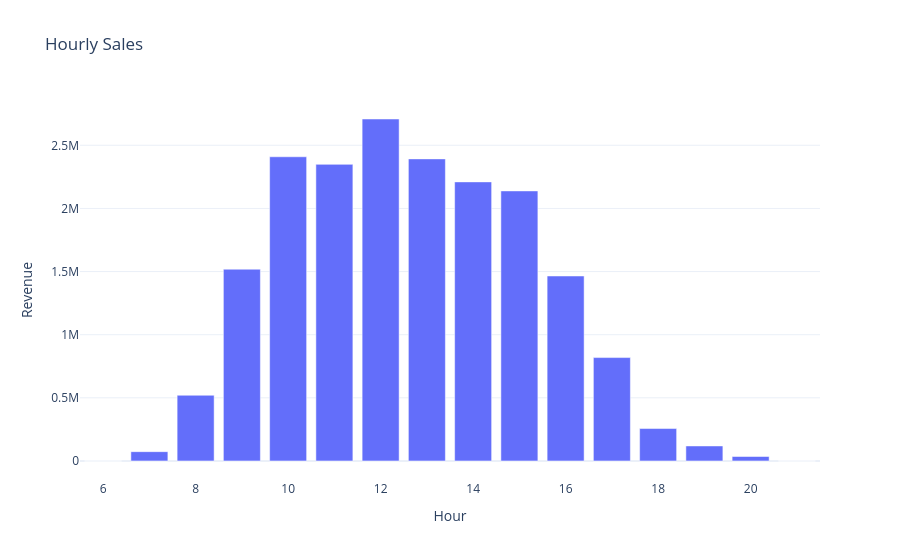

Here is the notebook cell this chart was saved with:
### Code cell
hourly = sales_analysis.hourly_sales(df)

visualization.bar_chart(
    hourly,
    "Hour",
    "Revenue",
    "Hourly Sales"
).show()

### Figure 1 — Plotly figure (JSON) as saved in the notebook; plotly's stock layout.template omitted (floating-point values rounded to 4 significant figures)
{"data": [{"hovertemplate": "Hour=%{x}<br>Revenue=%{y}<extra></extra>", "legendgroup": "", "marker": {"color": "#636efa", "pattern": {"shape": ""}}, "name": "", "orientation": "v", "showlegend": false, "textposition": "auto", "type": "bar", "x": [6, 7, 8, 9, 10, 11, 12, 13, 14, 15, 16, 17, 18, 19, 20, 21], "xaxis": "x", "y": [-497.4, 73470.0, 520300.0, 1519000.0, 2409000.0, 2349000.0, 2708000.0, 2392000.0, 2210000.0, 2139000.0, 1465000.0, 818700.0, 256600.0, 118700.0, 35170.0, -4.95], "yaxis": "y"}], "layout": {"barmode": "relative", "legend": {"tracegroupgap": 0}, "title": {"text": "Hourly Sales"}, "xaxis": {"anchor": "y", "domain": [0, 1], "title": {"text": "Hour"}}, "yaxis": {"anchor": "x", "domain": [0, 1], "title": {"text": "Revenue"}}}}
